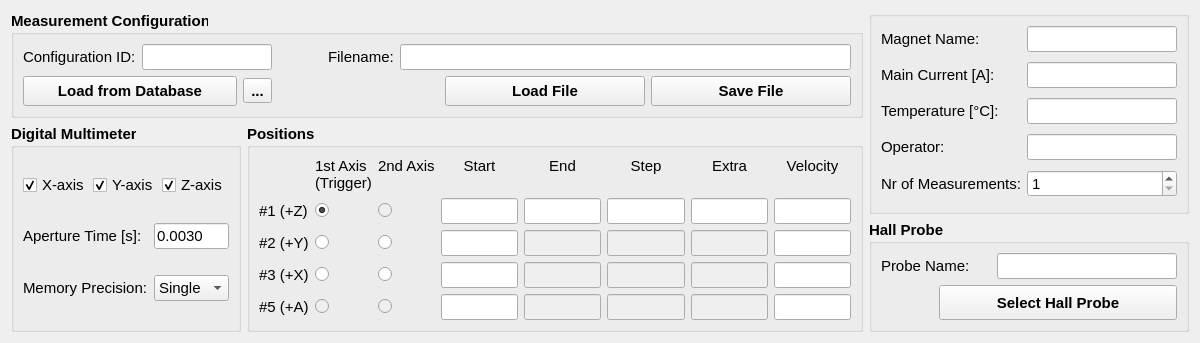
<?xml version="1.0" encoding="UTF-8"?>
<ui version="4.0">
 <class>configuration_wg</class>
 <widget class="QWidget" name="configuration_wg">
  <property name="geometry">
   <rect>
    <x>0</x>
    <y>0</y>
    <width>1200</width>
    <height>318</height>
   </rect>
  </property>
  <property name="font">
   <font>
    <pointsize>11</pointsize>
   </font>
  </property>
  <property name="windowTitle">
   <string>Measurement Configuration</string>
  </property>
  <layout class="QGridLayout" name="gridLayout_5">
   <item row="0" column="0" colspan="2">
    <widget class="QGroupBox" name="groupBox">
     <property name="sizePolicy">
      <sizepolicy hsizetype="Preferred" vsizetype="Maximum">
       <horstretch>0</horstretch>
       <verstretch>0</verstretch>
      </sizepolicy>
     </property>
     <property name="font">
      <font>
       <weight>75</weight>
       <bold>true</bold>
      </font>
     </property>
     <property name="title">
      <string>Measurement Configuration</string>
     </property>
     <layout class="QGridLayout" name="gridLayout">
      <item row="0" column="0" colspan="2">
       <layout class="QHBoxLayout" name="horizontalLayout_2">
        <item>
         <widget class="QLabel" name="label_3">
          <property name="font">
           <font>
            <weight>50</weight>
            <bold>false</bold>
           </font>
          </property>
          <property name="text">
           <string>Configuration ID:</string>
          </property>
         </widget>
        </item>
        <item>
         <widget class="QLineEdit" name="idn_le">
          <property name="sizePolicy">
           <sizepolicy hsizetype="Preferred" vsizetype="Fixed">
            <horstretch>0</horstretch>
            <verstretch>0</verstretch>
           </sizepolicy>
          </property>
          <property name="minimumSize">
           <size>
            <width>130</width>
            <height>0</height>
           </size>
          </property>
          <property name="maximumSize">
           <size>
            <width>130</width>
            <height>16777215</height>
           </size>
          </property>
          <property name="font">
           <font>
            <weight>50</weight>
            <bold>false</bold>
           </font>
          </property>
         </widget>
        </item>
       </layout>
      </item>
      <item row="0" column="2">
       <spacer name="horizontalSpacer">
        <property name="orientation">
         <enum>Qt::Horizontal</enum>
        </property>
        <property name="sizeType">
         <enum>QSizePolicy::Fixed</enum>
        </property>
        <property name="sizeHint" stdset="0">
         <size>
          <width>50</width>
          <height>20</height>
         </size>
        </property>
       </spacer>
      </item>
      <item row="1" column="0">
       <widget class="QPushButton" name="loaddb_btn">
        <property name="minimumSize">
         <size>
          <width>200</width>
          <height>30</height>
         </size>
        </property>
        <property name="maximumSize">
         <size>
          <width>250</width>
          <height>16777215</height>
         </size>
        </property>
        <property name="text">
         <string>Load from Database</string>
        </property>
       </widget>
      </item>
      <item row="1" column="1">
       <widget class="QToolButton" name="savedb_btn">
        <property name="text">
         <string>...</string>
        </property>
        <property name="icon">
         <iconset>
          <normaloff>../../resources/img/database_add.png</normaloff>../../resources/img/database_add.png</iconset>
        </property>
        <property name="iconSize">
         <size>
          <width>24</width>
          <height>24</height>
         </size>
        </property>
       </widget>
      </item>
      <item row="1" column="3">
       <spacer name="horizontalSpacer_2">
        <property name="orientation">
         <enum>Qt::Horizontal</enum>
        </property>
        <property name="sizeHint" stdset="0">
         <size>
          <width>40</width>
          <height>20</height>
         </size>
        </property>
       </spacer>
      </item>
      <item row="1" column="4">
       <widget class="QPushButton" name="loadfile_btn">
        <property name="minimumSize">
         <size>
          <width>200</width>
          <height>30</height>
         </size>
        </property>
        <property name="text">
         <string>Load File</string>
        </property>
       </widget>
      </item>
      <item row="1" column="5">
       <widget class="QPushButton" name="savefile_btn">
        <property name="minimumSize">
         <size>
          <width>200</width>
          <height>30</height>
         </size>
        </property>
        <property name="text">
         <string>Save File</string>
        </property>
       </widget>
      </item>
      <item row="0" column="3" colspan="3">
       <layout class="QHBoxLayout" name="horizontalLayout_3">
        <item>
         <widget class="QLabel" name="label">
          <property name="sizePolicy">
           <sizepolicy hsizetype="Maximum" vsizetype="Preferred">
            <horstretch>0</horstretch>
            <verstretch>0</verstretch>
           </sizepolicy>
          </property>
          <property name="font">
           <font>
            <weight>50</weight>
            <bold>false</bold>
           </font>
          </property>
          <property name="text">
           <string>Filename:</string>
          </property>
         </widget>
        </item>
        <item>
         <widget class="QLineEdit" name="filename_le">
          <property name="font">
           <font>
            <weight>50</weight>
            <bold>false</bold>
           </font>
          </property>
         </widget>
        </item>
       </layout>
      </item>
     </layout>
    </widget>
   </item>
   <item row="0" column="2" rowspan="2">
    <widget class="QGroupBox" name="groupBox_4">
     <property name="font">
      <font>
       <weight>75</weight>
       <bold>true</bold>
      </font>
     </property>
     <property name="title">
      <string/>
     </property>
     <layout class="QFormLayout" name="formLayout">
      <property name="fieldGrowthPolicy">
       <enum>QFormLayout::AllNonFixedFieldsGrow</enum>
      </property>
      <property name="verticalSpacing">
       <number>10</number>
      </property>
      <item row="0" column="0">
       <widget class="QLabel" name="label_4">
        <property name="font">
         <font>
          <weight>50</weight>
          <bold>false</bold>
         </font>
        </property>
        <property name="text">
         <string>Magnet Name:</string>
        </property>
       </widget>
      </item>
      <item row="0" column="1">
       <widget class="QLineEdit" name="magnet_name_le">
        <property name="sizePolicy">
         <sizepolicy hsizetype="Preferred" vsizetype="Fixed">
          <horstretch>0</horstretch>
          <verstretch>0</verstretch>
         </sizepolicy>
        </property>
        <property name="minimumSize">
         <size>
          <width>150</width>
          <height>0</height>
         </size>
        </property>
        <property name="font">
         <font>
          <weight>50</weight>
          <bold>false</bold>
         </font>
        </property>
       </widget>
      </item>
      <item row="1" column="0">
       <widget class="QLabel" name="label_18">
        <property name="font">
         <font>
          <weight>50</weight>
          <bold>false</bold>
         </font>
        </property>
        <property name="text">
         <string>Main Current [A]:</string>
        </property>
       </widget>
      </item>
      <item row="1" column="1">
       <widget class="QLineEdit" name="main_current_le">
        <property name="sizePolicy">
         <sizepolicy hsizetype="Preferred" vsizetype="Fixed">
          <horstretch>0</horstretch>
          <verstretch>0</verstretch>
         </sizepolicy>
        </property>
        <property name="font">
         <font>
          <weight>50</weight>
          <bold>false</bold>
         </font>
        </property>
       </widget>
      </item>
      <item row="2" column="0">
       <widget class="QLabel" name="label_19">
        <property name="font">
         <font>
          <weight>50</weight>
          <bold>false</bold>
         </font>
        </property>
        <property name="text">
         <string>Temperature [°C]:</string>
        </property>
       </widget>
      </item>
      <item row="2" column="1">
       <widget class="QLineEdit" name="temperature_le">
        <property name="sizePolicy">
         <sizepolicy hsizetype="Preferred" vsizetype="Fixed">
          <horstretch>0</horstretch>
          <verstretch>0</verstretch>
         </sizepolicy>
        </property>
        <property name="font">
         <font>
          <weight>50</weight>
          <bold>false</bold>
         </font>
        </property>
       </widget>
      </item>
      <item row="3" column="0">
       <widget class="QLabel" name="label_20">
        <property name="font">
         <font>
          <weight>50</weight>
          <bold>false</bold>
         </font>
        </property>
        <property name="text">
         <string>Operator:</string>
        </property>
       </widget>
      </item>
      <item row="3" column="1">
       <widget class="QLineEdit" name="operator_le">
        <property name="sizePolicy">
         <sizepolicy hsizetype="Preferred" vsizetype="Fixed">
          <horstretch>0</horstretch>
          <verstretch>0</verstretch>
         </sizepolicy>
        </property>
        <property name="font">
         <font>
          <weight>50</weight>
          <bold>false</bold>
         </font>
        </property>
       </widget>
      </item>
      <item row="4" column="1">
       <widget class="QSpinBox" name="nr_measurements_sb">
        <property name="sizePolicy">
         <sizepolicy hsizetype="Preferred" vsizetype="Fixed">
          <horstretch>0</horstretch>
          <verstretch>0</verstretch>
         </sizepolicy>
        </property>
        <property name="font">
         <font>
          <weight>50</weight>
          <bold>false</bold>
         </font>
        </property>
        <property name="minimum">
         <number>1</number>
        </property>
        <property name="maximum">
         <number>100000</number>
        </property>
       </widget>
      </item>
      <item row="4" column="0">
       <widget class="QLabel" name="label_21">
        <property name="font">
         <font>
          <weight>50</weight>
          <bold>false</bold>
         </font>
        </property>
        <property name="text">
         <string>Nr of Measurements:</string>
        </property>
        <property name="alignment">
         <set>Qt::AlignRight|Qt::AlignTrailing|Qt::AlignVCenter</set>
        </property>
       </widget>
      </item>
     </layout>
    </widget>
   </item>
   <item row="1" column="0" rowspan="2">
    <widget class="QGroupBox" name="groupBox_5">
     <property name="font">
      <font>
       <weight>75</weight>
       <bold>true</bold>
      </font>
     </property>
     <property name="title">
      <string>Digital Multimeter</string>
     </property>
     <layout class="QGridLayout" name="gridLayout_3">
      <property name="verticalSpacing">
       <number>10</number>
      </property>
      <item row="2" column="0">
       <widget class="QLabel" name="label_8">
        <property name="font">
         <font>
          <weight>50</weight>
          <bold>false</bold>
         </font>
        </property>
        <property name="text">
         <string>Memory Precision:</string>
        </property>
       </widget>
      </item>
      <item row="1" column="0">
       <widget class="QLabel" name="label_17">
        <property name="font">
         <font>
          <weight>50</weight>
          <bold>false</bold>
         </font>
        </property>
        <property name="text">
         <string>Aperture Time [s]:</string>
        </property>
       </widget>
      </item>
      <item row="1" column="1">
       <widget class="QLineEdit" name="integration_time_le">
        <property name="sizePolicy">
         <sizepolicy hsizetype="Preferred" vsizetype="Fixed">
          <horstretch>0</horstretch>
          <verstretch>0</verstretch>
         </sizepolicy>
        </property>
        <property name="font">
         <font>
          <weight>50</weight>
          <bold>false</bold>
         </font>
        </property>
        <property name="text">
         <string>0.0030</string>
        </property>
       </widget>
      </item>
      <item row="2" column="1">
       <widget class="QComboBox" name="voltage_precision_cmb">
        <property name="font">
         <font>
          <weight>50</weight>
          <bold>false</bold>
         </font>
        </property>
        <item>
         <property name="text">
          <string>Single</string>
         </property>
        </item>
        <item>
         <property name="text">
          <string>Double</string>
         </property>
        </item>
       </widget>
      </item>
      <item row="0" column="0" colspan="2">
       <layout class="QHBoxLayout" name="horizontalLayout">
        <property name="spacing">
         <number>3</number>
        </property>
        <item>
         <widget class="QCheckBox" name="voltx_enable_chb">
          <property name="font">
           <font>
            <weight>50</weight>
            <bold>false</bold>
           </font>
          </property>
          <property name="text">
           <string>X-axis</string>
          </property>
          <property name="checked">
           <bool>true</bool>
          </property>
         </widget>
        </item>
        <item>
         <widget class="QCheckBox" name="volty_enable_chb">
          <property name="font">
           <font>
            <weight>50</weight>
            <bold>false</bold>
           </font>
          </property>
          <property name="text">
           <string>Y-axis</string>
          </property>
          <property name="checked">
           <bool>true</bool>
          </property>
         </widget>
        </item>
        <item>
         <widget class="QCheckBox" name="voltz_enable_chb">
          <property name="font">
           <font>
            <weight>50</weight>
            <bold>false</bold>
           </font>
          </property>
          <property name="text">
           <string>Z-axis</string>
          </property>
          <property name="checked">
           <bool>true</bool>
          </property>
         </widget>
        </item>
       </layout>
      </item>
     </layout>
    </widget>
   </item>
   <item row="1" column="1" rowspan="2">
    <widget class="QGroupBox" name="groupBox_2">
     <property name="sizePolicy">
      <sizepolicy hsizetype="Expanding" vsizetype="Preferred">
       <horstretch>0</horstretch>
       <verstretch>0</verstretch>
      </sizepolicy>
     </property>
     <property name="font">
      <font>
       <weight>75</weight>
       <bold>true</bold>
      </font>
     </property>
     <property name="title">
      <string>Positions</string>
     </property>
     <layout class="QGridLayout" name="gridLayout_2">
      <item row="0" column="1">
       <widget class="QLabel" name="label_2">
        <property name="sizePolicy">
         <sizepolicy hsizetype="Preferred" vsizetype="Maximum">
          <horstretch>0</horstretch>
          <verstretch>0</verstretch>
         </sizepolicy>
        </property>
        <property name="font">
         <font>
          <weight>50</weight>
          <bold>false</bold>
         </font>
        </property>
        <property name="text">
         <string>1st Axis
(Trigger)</string>
        </property>
       </widget>
      </item>
      <item row="0" column="2">
       <widget class="QLabel" name="label_5">
        <property name="sizePolicy">
         <sizepolicy hsizetype="Preferred" vsizetype="Maximum">
          <horstretch>0</horstretch>
          <verstretch>0</verstretch>
         </sizepolicy>
        </property>
        <property name="font">
         <font>
          <weight>50</weight>
          <bold>false</bold>
         </font>
        </property>
        <property name="text">
         <string>2nd Axis
</string>
        </property>
       </widget>
      </item>
      <item row="0" column="3">
       <widget class="QLabel" name="label_14">
        <property name="sizePolicy">
         <sizepolicy hsizetype="Preferred" vsizetype="Maximum">
          <horstretch>0</horstretch>
          <verstretch>0</verstretch>
         </sizepolicy>
        </property>
        <property name="font">
         <font>
          <weight>50</weight>
          <bold>false</bold>
         </font>
        </property>
        <property name="text">
         <string>Start
</string>
        </property>
        <property name="alignment">
         <set>Qt::AlignCenter</set>
        </property>
       </widget>
      </item>
      <item row="0" column="4">
       <widget class="QLabel" name="label_15">
        <property name="sizePolicy">
         <sizepolicy hsizetype="Preferred" vsizetype="Maximum">
          <horstretch>0</horstretch>
          <verstretch>0</verstretch>
         </sizepolicy>
        </property>
        <property name="font">
         <font>
          <weight>50</weight>
          <bold>false</bold>
         </font>
        </property>
        <property name="text">
         <string>End
</string>
        </property>
        <property name="alignment">
         <set>Qt::AlignCenter</set>
        </property>
       </widget>
      </item>
      <item row="0" column="5">
       <widget class="QLabel" name="label_6">
        <property name="sizePolicy">
         <sizepolicy hsizetype="Preferred" vsizetype="Maximum">
          <horstretch>0</horstretch>
          <verstretch>0</verstretch>
         </sizepolicy>
        </property>
        <property name="font">
         <font>
          <weight>50</weight>
          <bold>false</bold>
         </font>
        </property>
        <property name="text">
         <string>Step
</string>
        </property>
        <property name="alignment">
         <set>Qt::AlignCenter</set>
        </property>
       </widget>
      </item>
      <item row="0" column="6">
       <widget class="QLabel" name="label_16">
        <property name="sizePolicy">
         <sizepolicy hsizetype="Preferred" vsizetype="Maximum">
          <horstretch>0</horstretch>
          <verstretch>0</verstretch>
         </sizepolicy>
        </property>
        <property name="font">
         <font>
          <weight>50</weight>
          <bold>false</bold>
         </font>
        </property>
        <property name="text">
         <string>Extra
</string>
        </property>
        <property name="alignment">
         <set>Qt::AlignCenter</set>
        </property>
       </widget>
      </item>
      <item row="0" column="7">
       <widget class="QLabel" name="label_10">
        <property name="sizePolicy">
         <sizepolicy hsizetype="Preferred" vsizetype="Maximum">
          <horstretch>0</horstretch>
          <verstretch>0</verstretch>
         </sizepolicy>
        </property>
        <property name="font">
         <font>
          <weight>50</weight>
          <bold>false</bold>
         </font>
        </property>
        <property name="text">
         <string>Velocity
</string>
        </property>
        <property name="alignment">
         <set>Qt::AlignCenter</set>
        </property>
       </widget>
      </item>
      <item row="1" column="0">
       <widget class="QLabel" name="label_7">
        <property name="font">
         <font>
          <weight>50</weight>
          <bold>false</bold>
         </font>
        </property>
        <property name="text">
         <string>#1 (+Z)</string>
        </property>
       </widget>
      </item>
      <item row="1" column="1">
       <widget class="QRadioButton" name="first_ax1_rb">
        <property name="enabled">
         <bool>true</bool>
        </property>
        <property name="font">
         <font>
          <weight>50</weight>
          <bold>false</bold>
         </font>
        </property>
        <property name="text">
         <string/>
        </property>
        <property name="checked">
         <bool>true</bool>
        </property>
       </widget>
      </item>
      <item row="1" column="2">
       <widget class="QRadioButton" name="second_ax1_rb">
        <property name="enabled">
         <bool>false</bool>
        </property>
        <property name="font">
         <font>
          <weight>50</weight>
          <bold>false</bold>
         </font>
        </property>
        <property name="text">
         <string/>
        </property>
        <property name="checkable">
         <bool>true</bool>
        </property>
        <property name="autoExclusive">
         <bool>false</bool>
        </property>
       </widget>
      </item>
      <item row="1" column="3">
       <widget class="QLineEdit" name="start_ax1_le">
        <property name="font">
         <font>
          <weight>50</weight>
          <bold>false</bold>
         </font>
        </property>
       </widget>
      </item>
      <item row="1" column="4">
       <widget class="QLineEdit" name="end_ax1_le">
        <property name="font">
         <font>
          <weight>50</weight>
          <bold>false</bold>
         </font>
        </property>
       </widget>
      </item>
      <item row="1" column="5">
       <widget class="QLineEdit" name="step_ax1_le">
        <property name="font">
         <font>
          <weight>50</weight>
          <bold>false</bold>
         </font>
        </property>
       </widget>
      </item>
      <item row="1" column="6">
       <widget class="QLineEdit" name="extra_ax1_le">
        <property name="font">
         <font>
          <weight>50</weight>
          <bold>false</bold>
         </font>
        </property>
       </widget>
      </item>
      <item row="1" column="7">
       <widget class="QLineEdit" name="vel_ax1_le">
        <property name="font">
         <font>
          <weight>50</weight>
          <bold>false</bold>
         </font>
        </property>
       </widget>
      </item>
      <item row="2" column="0">
       <widget class="QLabel" name="label_11">
        <property name="font">
         <font>
          <weight>50</weight>
          <bold>false</bold>
         </font>
        </property>
        <property name="text">
         <string>#2 (+Y)</string>
        </property>
       </widget>
      </item>
      <item row="2" column="1">
       <widget class="QRadioButton" name="first_ax2_rb">
        <property name="font">
         <font>
          <weight>50</weight>
          <bold>false</bold>
         </font>
        </property>
        <property name="text">
         <string/>
        </property>
       </widget>
      </item>
      <item row="2" column="2">
       <widget class="QRadioButton" name="second_ax2_rb">
        <property name="font">
         <font>
          <weight>50</weight>
          <bold>false</bold>
         </font>
        </property>
        <property name="text">
         <string/>
        </property>
        <property name="autoExclusive">
         <bool>false</bool>
        </property>
       </widget>
      </item>
      <item row="2" column="3">
       <widget class="QLineEdit" name="start_ax2_le">
        <property name="font">
         <font>
          <weight>50</weight>
          <bold>false</bold>
         </font>
        </property>
       </widget>
      </item>
      <item row="2" column="4">
       <widget class="QLineEdit" name="end_ax2_le">
        <property name="enabled">
         <bool>false</bool>
        </property>
        <property name="font">
         <font>
          <weight>50</weight>
          <bold>false</bold>
         </font>
        </property>
       </widget>
      </item>
      <item row="2" column="5">
       <widget class="QLineEdit" name="step_ax2_le">
        <property name="enabled">
         <bool>false</bool>
        </property>
        <property name="font">
         <font>
          <weight>50</weight>
          <bold>false</bold>
         </font>
        </property>
       </widget>
      </item>
      <item row="2" column="6">
       <widget class="QLineEdit" name="extra_ax2_le">
        <property name="enabled">
         <bool>false</bool>
        </property>
        <property name="font">
         <font>
          <weight>50</weight>
          <bold>false</bold>
         </font>
        </property>
       </widget>
      </item>
      <item row="2" column="7">
       <widget class="QLineEdit" name="vel_ax2_le">
        <property name="font">
         <font>
          <weight>50</weight>
          <bold>false</bold>
         </font>
        </property>
       </widget>
      </item>
      <item row="3" column="0">
       <widget class="QLabel" name="label_12">
        <property name="font">
         <font>
          <weight>50</weight>
          <bold>false</bold>
         </font>
        </property>
        <property name="text">
         <string>#3 (+X)</string>
        </property>
       </widget>
      </item>
      <item row="3" column="1">
       <widget class="QRadioButton" name="first_ax3_rb">
        <property name="font">
         <font>
          <weight>50</weight>
          <bold>false</bold>
         </font>
        </property>
        <property name="text">
         <string/>
        </property>
       </widget>
      </item>
      <item row="3" column="2">
       <widget class="QRadioButton" name="second_ax3_rb">
        <property name="font">
         <font>
          <weight>50</weight>
          <bold>false</bold>
         </font>
        </property>
        <property name="text">
         <string/>
        </property>
        <property name="autoExclusive">
         <bool>false</bool>
        </property>
       </widget>
      </item>
      <item row="3" column="3">
       <widget class="QLineEdit" name="start_ax3_le">
        <property name="font">
         <font>
          <weight>50</weight>
          <bold>false</bold>
         </font>
        </property>
       </widget>
      </item>
      <item row="3" column="4">
       <widget class="QLineEdit" name="end_ax3_le">
        <property name="enabled">
         <bool>false</bool>
        </property>
        <property name="font">
         <font>
          <weight>50</weight>
          <bold>false</bold>
         </font>
        </property>
       </widget>
      </item>
      <item row="3" column="5">
       <widget class="QLineEdit" name="step_ax3_le">
        <property name="enabled">
         <bool>false</bool>
        </property>
        <property name="font">
         <font>
          <weight>50</weight>
          <bold>false</bold>
         </font>
        </property>
       </widget>
      </item>
      <item row="3" column="6">
       <widget class="QLineEdit" name="extra_ax3_le">
        <property name="enabled">
         <bool>false</bool>
        </property>
        <property name="font">
         <font>
          <weight>50</weight>
          <bold>false</bold>
         </font>
        </property>
       </widget>
      </item>
      <item row="3" column="7">
       <widget class="QLineEdit" name="vel_ax3_le">
        <property name="font">
         <font>
          <weight>50</weight>
          <bold>false</bold>
         </font>
        </property>
       </widget>
      </item>
      <item row="4" column="0">
       <widget class="QLabel" name="label_13">
        <property name="font">
         <font>
          <weight>50</weight>
          <bold>false</bold>
         </font>
        </property>
        <property name="text">
         <string>#5 (+A)</string>
        </property>
       </widget>
      </item>
      <item row="4" column="1">
       <widget class="QRadioButton" name="first_ax5_rb">
        <property name="enabled">
         <bool>false</bool>
        </property>
        <property name="text">
         <string/>
        </property>
       </widget>
      </item>
      <item row="4" column="2">
       <widget class="QRadioButton" name="second_ax5_rb">
        <property name="enabled">
         <bool>false</bool>
        </property>
        <property name="text">
         <string/>
        </property>
        <property name="autoExclusive">
         <bool>false</bool>
        </property>
       </widget>
      </item>
      <item row="4" column="3">
       <widget class="QLineEdit" name="start_ax5_le">
        <property name="font">
         <font>
          <weight>50</weight>
          <bold>false</bold>
         </font>
        </property>
       </widget>
      </item>
      <item row="4" column="4">
       <widget class="QLineEdit" name="end_ax5_le">
        <property name="enabled">
         <bool>false</bool>
        </property>
        <property name="font">
         <font>
          <weight>50</weight>
          <bold>false</bold>
         </font>
        </property>
       </widget>
      </item>
      <item row="4" column="5">
       <widget class="QLineEdit" name="step_ax5_le">
        <property name="enabled">
         <bool>false</bool>
        </property>
        <property name="font">
         <font>
          <weight>50</weight>
          <bold>false</bold>
         </font>
        </property>
       </widget>
      </item>
      <item row="4" column="6">
       <widget class="QLineEdit" name="extra_ax5_le">
        <property name="enabled">
         <bool>false</bool>
        </property>
        <property name="font">
         <font>
          <weight>50</weight>
          <bold>false</bold>
         </font>
        </property>
       </widget>
      </item>
      <item row="4" column="7">
       <widget class="QLineEdit" name="vel_ax5_le">
        <property name="font">
         <font>
          <weight>50</weight>
          <bold>false</bold>
         </font>
        </property>
       </widget>
      </item>
     </layout>
     <zorder>label_2</zorder>
     <zorder>label_5</zorder>
     <zorder>first_ax1_rb</zorder>
     <zorder>second_ax1_rb</zorder>
     <zorder>first_ax2_rb</zorder>
     <zorder>second_ax2_rb</zorder>
     <zorder>first_ax3_rb</zorder>
     <zorder>second_ax3_rb</zorder>
     <zorder>first_ax5_rb</zorder>
     <zorder>second_ax5_rb</zorder>
     <zorder>label_7</zorder>
     <zorder>label_11</zorder>
     <zorder>label_12</zorder>
     <zorder>label_13</zorder>
     <zorder>label_14</zorder>
     <zorder>label_15</zorder>
     <zorder>label_6</zorder>
     <zorder>label_16</zorder>
     <zorder>label_10</zorder>
     <zorder>start_ax1_le</zorder>
     <zorder>start_ax2_le</zorder>
     <zorder>start_ax3_le</zorder>
     <zorder>start_ax5_le</zorder>
     <zorder>end_ax1_le</zorder>
     <zorder>end_ax2_le</zorder>
     <zorder>end_ax3_le</zorder>
     <zorder>end_ax5_le</zorder>
     <zorder>step_ax1_le</zorder>
     <zorder>step_ax2_le</zorder>
     <zorder>step_ax3_le</zorder>
     <zorder>step_ax5_le</zorder>
     <zorder>extra_ax1_le</zorder>
     <zorder>extra_ax2_le</zorder>
     <zorder>extra_ax3_le</zorder>
     <zorder>extra_ax5_le</zorder>
     <zorder>vel_ax1_le</zorder>
     <zorder>vel_ax2_le</zorder>
     <zorder>vel_ax3_le</zorder>
     <zorder>vel_ax5_le</zorder>
    </widget>
   </item>
   <item row="2" column="2">
    <widget class="QGroupBox" name="groupBox_3">
     <property name="font">
      <font>
       <weight>75</weight>
       <bold>true</bold>
      </font>
     </property>
     <property name="title">
      <string>Hall Probe</string>
     </property>
     <layout class="QGridLayout" name="gridLayout_4">
      <property name="bottomMargin">
       <number>9</number>
      </property>
      <item row="0" column="0" colspan="2">
       <widget class="QLabel" name="label_9">
        <property name="sizePolicy">
         <sizepolicy hsizetype="Maximum" vsizetype="Preferred">
          <horstretch>0</horstretch>
          <verstretch>0</verstretch>
         </sizepolicy>
        </property>
        <property name="font">
         <font>
          <weight>50</weight>
          <bold>false</bold>
         </font>
        </property>
        <property name="text">
         <string>Probe Name:</string>
        </property>
       </widget>
      </item>
      <item row="0" column="2">
       <widget class="QLineEdit" name="probe_name_le">
        <property name="sizePolicy">
         <sizepolicy hsizetype="Preferred" vsizetype="Fixed">
          <horstretch>0</horstretch>
          <verstretch>0</verstretch>
         </sizepolicy>
        </property>
        <property name="minimumSize">
         <size>
          <width>180</width>
          <height>0</height>
         </size>
        </property>
        <property name="font">
         <font>
          <weight>50</weight>
          <bold>false</bold>
         </font>
        </property>
        <property name="readOnly">
         <bool>true</bool>
        </property>
       </widget>
      </item>
      <item row="1" column="0">
       <spacer name="horizontalSpacer_3">
        <property name="orientation">
         <enum>Qt::Horizontal</enum>
        </property>
        <property name="sizeType">
         <enum>QSizePolicy::Fixed</enum>
        </property>
        <property name="sizeHint" stdset="0">
         <size>
          <width>40</width>
          <height>20</height>
         </size>
        </property>
       </spacer>
      </item>
      <item row="1" column="1" colspan="2">
       <widget class="QPushButton" name="hall_probe_btn">
        <property name="sizePolicy">
         <sizepolicy hsizetype="Preferred" vsizetype="Fixed">
          <horstretch>0</horstretch>
          <verstretch>0</verstretch>
         </sizepolicy>
        </property>
        <property name="minimumSize">
         <size>
          <width>0</width>
          <height>35</height>
         </size>
        </property>
        <property name="text">
         <string>Select Hall Probe</string>
        </property>
       </widget>
      </item>
     </layout>
    </widget>
   </item>
  </layout>
 </widget>
 <resources/>
 <connections/>
</ui>
